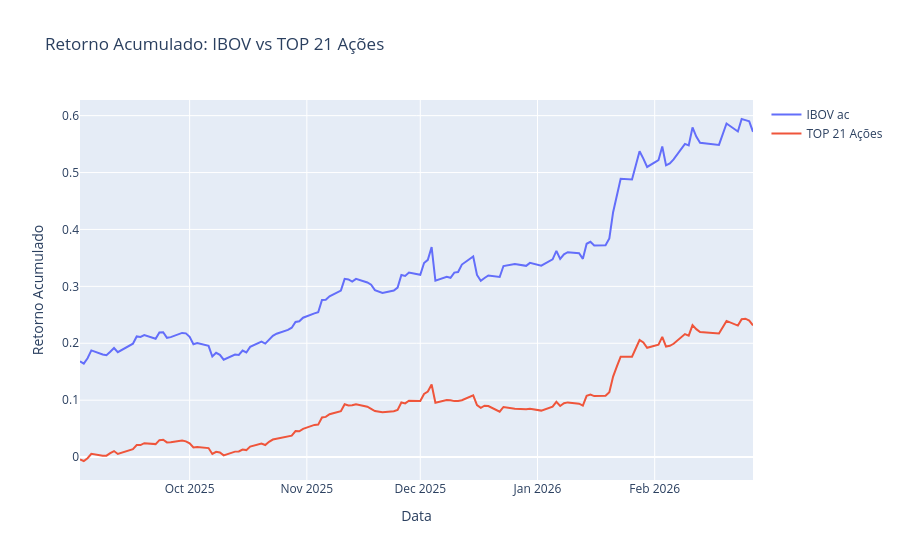
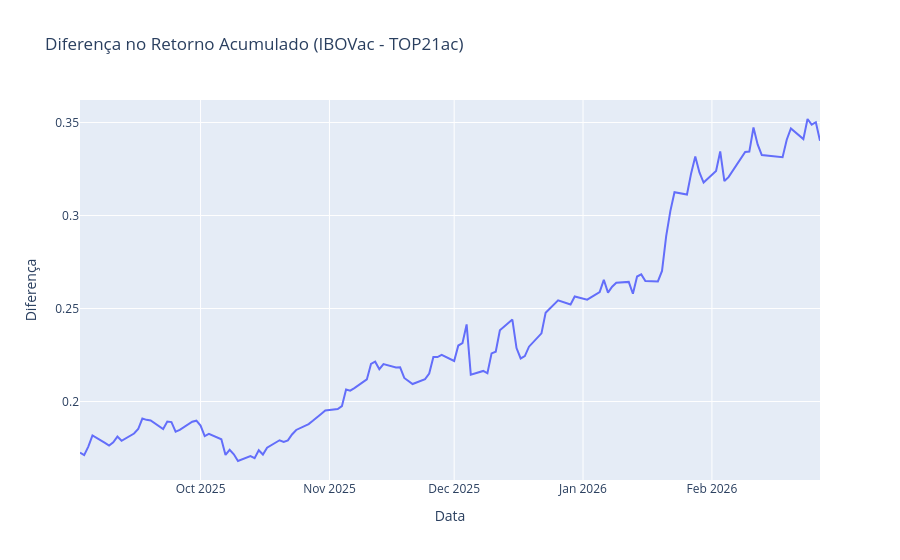

Notebook source saved alongside these figures, in order:
### Code cell
# Gráfico para mostrar a contribuição das TOP21 no índice IBOV

ret_TOP21ac,ret_IBOVac = calc_retornos_acumulados_top21_ibov()

contribuicao_TOP21_IBOV( ret_TOP21ac, ret_IBOVac)
